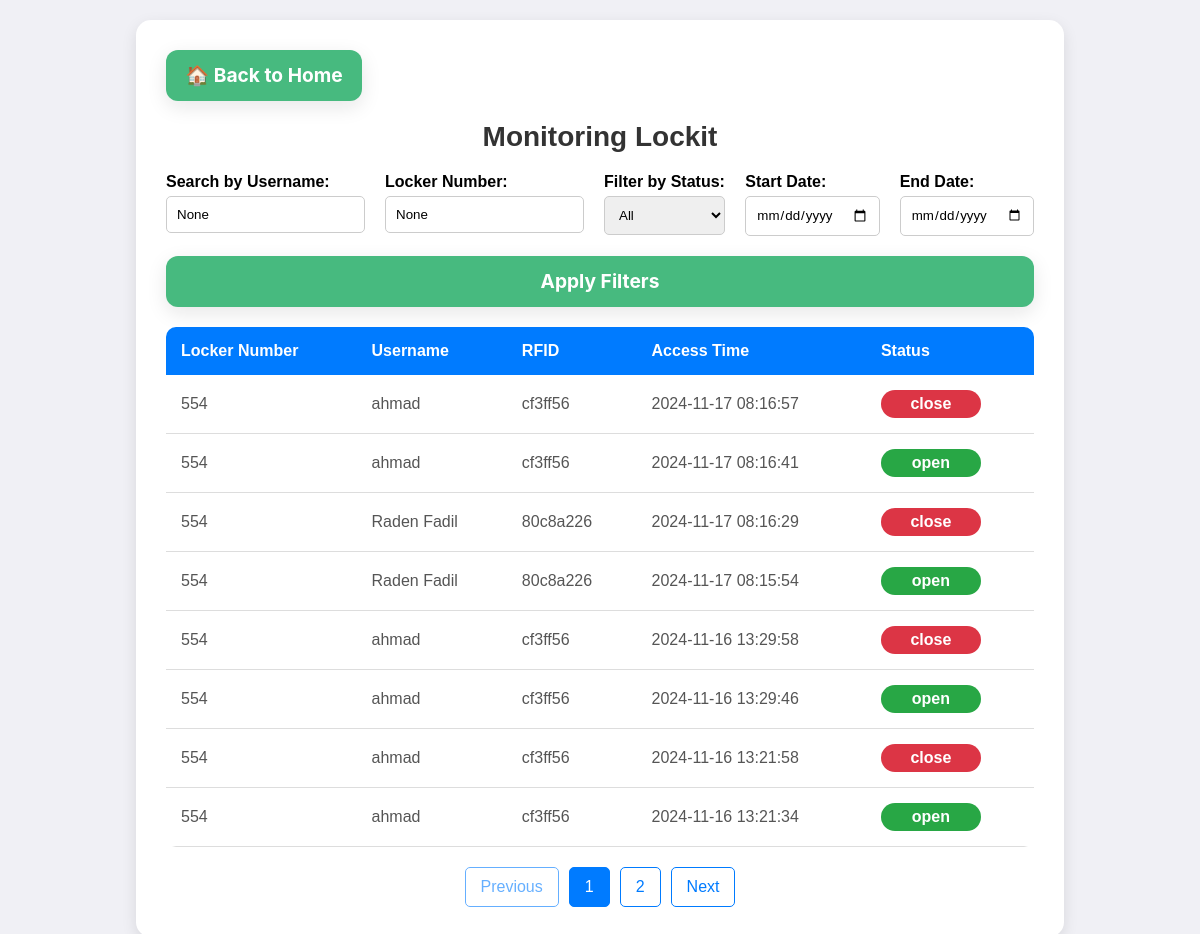
Screenshot of /monitoring with the database file from the repository.
### tables this page shows
CREATE TABLE access_logs (
        id INTEGER PRIMARY KEY AUTOINCREMENT,
        user_id INTEGER,
        locker_id INTEGER,
        access_time DATETIME DEFAULT CURRENT_TIMESTAMP,
        action TEXT NOT NULL,  -- action bisa 'open' atau 'close'
        FOREIGN KEY (user_id) REFERENCES users(id),
        FOREIGN KEY (locker_id) REFERENCES lockers(id)
    );

CREATE TABLE lockers (
        id INTEGER PRIMARY KEY AUTOINCREMENT,
        locker_number TEXT NOT NULL UNIQUE,
        status TEXT NOT NULL DEFAULT 'available',  -- status bisa 'available' atau 'occupied'
        user_id INTEGER, last_heartbeat TIMESTAMP,
        FOREIGN KEY (user_id) REFERENCES users(id)
    );

CREATE TABLE users (
        id INTEGER PRIMARY KEY AUTOINCREMENT,
        username TEXT NOT NULL UNIQUE,
        pin TEXT NOT NULL,  -- Kolom PIN
        rfid_tag TEXT NOT NULL UNIQUE,
        created_at DATETIME DEFAULT CURRENT_TIMESTAMP
    );

### app.py (the view)
@app.route('/monitoring', methods=['GET'])
def monitoring():
    user_filter = request.args.get('user')
    status_filter = request.args.get('status')
    start_date = request.args.get('start_date')
    end_date = request.args.get('end_date')
    locker_number_filter = request.args.get('locker_number')  # New locker number filter
    page = request.args.get('page', default=1, type=int)  # Current page, default is 1
    per_page = 8  # Max data per page
    base_query = '''
    SELECT lockers.locker_number, users.username, users.rfid_tag, access_logs.access_time, access_logs.action
    FROM access_logs
    JOIN users ON access_logs.user_id = users.id
    JOIN lockers ON access_logs.locker_id = lockers.id
    WHERE 1=1
    '''
    count_query = '''
    SELECT COUNT(*)
    FROM access_logs
    JOIN users ON access_logs.user_id = users.id
    JOIN lockers ON access_logs.locker_id = lockers.id
    WHERE 1=1
    '''
    conditions = []
    params = []
    if user_filter:
        conditions.append("users.username = ?")
        params.append(user_filter)
    if status_filter:
        if status_filter.lower() == 'open':
            conditions.append("access_logs.action = 'open'")
        elif status_filter.lower() == 'close':
            conditions.append("access_logs.action = 'close'")
    if start_date:
        conditions.append("access_logs.access_time >= ?")
        params.append(start_date + " 00:00:00")
    if end_date:
        conditions.append("access_logs.access_time <= ?")
        params.append(end_date + " 23:59:59")
    if locker_number_filter:
        conditions.append("lockers.locker_number = ?")
        params.append(locker_number_filter)
    if conditions:
        condition_str = " AND " + " AND ".join(conditions)
        base_query += condition_str
        count_query += condition_str
    base_query += " ORDER BY access_logs.access_time DESC LIMIT ? OFFSET ?"
    params_for_data_query = params + [per_page, (page - 1) * per_page]
    conn = get_db_connection()
    cursor = conn.cursor()
    cursor.execute(base_query, params_for_data_query)
    records = cursor.fetchall()
    cursor.execute(count_query, params)
    total_records = cursor.fetchone()[0]
    conn.close()
    total_pages = (total_records + per_page - 1) // per_page
    monitoring_data = []
    for record in records:
        locker_number, username, rfid_tag, access_time, action = record
        monitoring_data.append({
            'locker_number': locker_number,
            'username': username,
            'rfid_tag': rfid_tag,
            'access_time': access_time,
            'action': action
        })
    return render_template('monitoring.html',
                           monitoring_data=monitoring_data,
                           page=page,
                           total_pages=total_pages)

### app.py (called while the page is built)
def get_db_connection():
    conn = sqlite3.connect('smart_locker.db')
    conn.row_factory = sqlite3.Row
    return conn

### templates/monitoring.html (shortened to what this page needs)
<!DOCTYPE html>
<html lang="en">
<head>
</head>
<body>
    <div class="container">
        <div class="back-button">
            <a href="/index"><button class="button-35">🏠 Back to Home</button></a>
        </div>
        <h1>Monitoring Lockit</h1>
        <form method="GET" action="/monitoring">
            <div>
                <label for="user">Search by Username:</label>
                <input type="text" id="user" name="user" placeholder="Enter username" value="{{ request.args.get('user') }}">
            </div>
            <div>
                <label for="locker_number">Locker Number:</label>
                <input type="text" id="locker_number" name="locker_number" placeholder="Enter locker number" value="{{ request.args.get('locker_number') }}">
            </div>
            <div>
                <label for="status">Filter by Status:</label>
                <select id="status" name="status">
                    <option value="">All</option>
                </select>
            </div>
            <div>
                <label for="start_date">Start Date:</label>
                <input type="date" id="start_date" name="start_date" value="{{ request.args.get('start_date') }}">
            </div>
            <div>
                <label for="end_date">End Date:</label>
                <input type="date" id="end_date" name="end_date" value="{{ request.args.get('end_date') }}">
            </div>
            <div>
                <button class="button-35" type="submit">Apply Filters</button>
            </div>
        </form>
        <table>
            <thead>
                <tr>
                    <th>Locker Number</th>
                    <th>Username</th>
                    <th>RFID</th>
                    <th>Access Time</th>
                    <th>Status</th>
                </tr>
            </thead>
            <tbody>
                {% for data in monitoring_data %}
                <tr>
                    <td>{{ data.locker_number }}</td>
                    <td>{{ data.username }}</td>
                    <td>{{ data.rfid_tag }}</td>
                    <td>{{ data.access_time }}</td>
                    <td>
                        <span class="status-label
                            {% if data.action == 'open' %}status-open
                            {% elif data.action == 'close' %}status-closed
                            {% else %}status-in-use{% endif %}">
                            {{ data.action }}
                        </span>
                    </td>
                </tr>
                {% endfor %}
            </tbody>
        </table>
        <div class="pagination">
            {% if page > 1 %}
                <a href="?page={{ page - 1 }}{% if request.query_string %}&{{ request.query_string|safe }}{% endif %}">Previous</a>
            {% else %}
                <a class="disabled">Previous</a>
            {% endif %}
            {% for p in range(1, total_pages + 1) %}
                <a href="?page={{ p }}{% if request.query_string %}&{{ request.query_string|safe }}{% endif %}" class="{% if page == p %}active{% endif %}">
                    {{ p }}
                </a>
            {% endfor %}
            {% if page < total_pages %}
                <a href="?page={{ page + 1 }}{% if request.query_string %}&{{ request.query_string|safe }}{% endif %}">Next</a>
            {% else %}
                <a class="disabled">Next</a>
            {% endif %}
        </div>
    </div>
</body>
</html>
</html>

### templates/monitoring.html (style rules this page uses)
* { margin: 0; padding: 0; box-sizing: border-box; font-family: 'Arial', sans-serif; }
body { background-color: #f0f0f5; display: flex; justify-content: center; align-items: center; min-height: 100vh; padding: 20px; }
.container { background-color: #fff; padding: 30px; border-radius: 15px; box-shadow: 0 5px 15px rgba(0, 0, 0, 0.1); width: 80%; max-width: 1200px; }
h1 { text-align: center; margin-bottom: 20px; color: #333; font-size: 28px; }
.back-button { margin-bottom: 20px; }
.button-35 { align-items: center; background-color: #47BA7F; border-radius: 12px; box-shadow: transparent 0 0 0 3px, rgba(18, 18, 18, .1) 0 6px 20px; box-sizing: border-box; color: white; cursor: pointer; display: inline-flex; flex: 1 1 auto; font-family: Inter, sans-serif; font-size: 1.2rem; font-weight: 700; justify-content: center; line-height: 1; margin: 0; outline: none; padding: 1rem 1.2rem; text-align: center; text-decoration: none; transition: box-shadow .2s, -webkit-box-shadow .2s; white-space: nowrap; border: 0; user-select: none; -webkit-user-select: none; touch-action: manipulation; }
form { margin-bottom: 20px; display: flex; gap: 20px; flex-wrap: wrap; }
form div { flex: 1; display: flex; flex-direction: column; }
form label { margin-bottom: 5px; font-weight: bold; }
form input, form select { padding: 10px; border-radius: 5px; border: 1px solid #ccc; }
table { width: 100%; border-collapse: collapse; border-radius: 10px; overflow: hidden; }
thead { background-color: #007bff; color: white; }
th, td { padding: 15px; text-align: left; }
tbody tr { border-bottom: 1px solid #ddd; transition: background-color 0.3s; }
td { color: #555; }
.status-label { display: inline-block; padding: 5px 10px; border-radius: 20px; font-weight: bold; text-align: center; color: white; width: 100px; }
.status-open { background-color: #28a745; }
.status-closed { background-color: #dc3545; }
.pagination { margin-top: 20px; display: flex; justify-content: center; gap: 10px; }
.pagination a { padding: 10px 15px; border: 1px solid #007bff; color: #007bff; text-decoration: none; border-radius: 5px; }
.pagination a.active { background-color: #007bff; color: white; }
.pagination a.disabled { pointer-events: none; opacity: 0.6; }

### rows the page displays
access_logs: locker_number "554", username "ahmad", rfid_tag "cf3ff56", access_time "2024-11-17 08:16:57", action "close"
access_logs: locker_number "554", username "ahmad", rfid_tag "cf3ff56", access_time "2024-11-17 08:16:41", action "open"
access_logs: locker_number "554", username "Raden Fadil", rfid_tag "80c8a226", access_time "2024-11-17 08:16:29", action "close"
access_logs: locker_number "554", username "Raden Fadil", rfid_tag "80c8a226", access_time "2024-11-17 08:15:54", action "open"
access_logs: locker_number "554", username "ahmad", rfid_tag "cf3ff56", access_time "2024-11-16 13:29:58", action "close"
access_logs: locker_number "554", username "ahmad", rfid_tag "cf3ff56", access_time "2024-11-16 13:29:46", action "open"
access_logs: locker_number "554", username "ahmad", rfid_tag "cf3ff56", access_time "2024-11-16 13:21:58", action "close"
access_logs: locker_number "554", username "ahmad", rfid_tag "cf3ff56", access_time "2024-11-16 13:21:34", action "open"

### other values shown
{{ p }} "1" "2"
